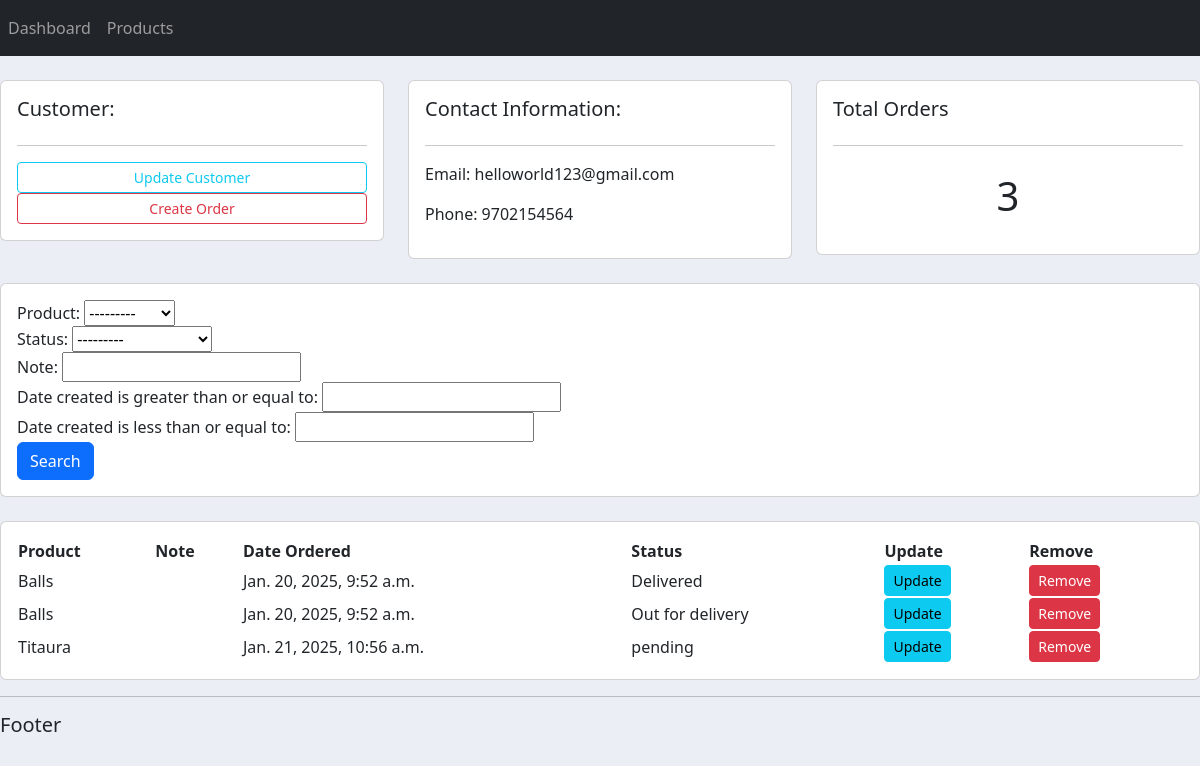
The page /customer/2 on the database its author committed.
### accounts/models.py (models this page shows, shortened)
class Customer(models.Model):
    name = models.CharField(max_length=200,null=True)
    phone = models.CharField(max_length=200,null=True)
    email = models.CharField(max_length=200,null=True)
    date_created = models.DateTimeField(auto_now_add=True,null=True)

class Order(models.Model):
    STATUS = (
        ('pending','pending'),
        ('Out for delivery','Out for delivery'),
        ('Delivered','Delivered')
    )
    customer = models.ForeignKey(Customer,null=True,on_delete=models.SET_NULL)
    product = models.ForeignKey(Product,null=True,on_delete=models.SET_NULL)
    date_created = models.DateTimeField(auto_now_add=True)
    status = models.CharField(max_length=200,null=True,choices=STATUS)
    note = models.CharField(max_length=200,null=True,default=None)

class Product(models.Model):
    CATEGORY = (
        ('Indoor','Indoor'),
        ('Out Door','Out Door')
    )
    name = models.CharField(max_length=200,null=True)
    price = models.FloatField(null=True)
    category = models.CharField(max_length=200,null=True,choices=CATEGORY)
    description = models.CharField(max_length=200,null=True)
    date_created = models.DateTimeField(auto_now_add=True,null=True)
    tags = models.ManyToManyField(Tag)
    def __str__(self):
        return self.name

### accounts/views.py (the view)
# urls.py: path('customer/<str:pk_test>',views.customer,name='customer'),
def customer(request,pk_test):
    customer = Customer.objects.get(id=pk_test)
    orders = customer.order_set.all()
    myfilter = OrderFilter(request.GET,queryset=orders)
    orders = myfilter.qs
    order_count = orders.count()
    context = {'customer':customer,'orders':orders,'order_count':order_count,'myfilter':myfilter}
    return render(request,'accounts/customer.html',context)

### accounts/templates/accounts/customer.html
{% extends 'accounts/main.html' %}
{% block content %}
<br>
<div class="row">
    <div class="col-md">
        <div class="card card-body">
            <h5>Customer:</h5>
            <hr>
            <a class="btn btn-outline-info btn-sm btn-block" href="">Update Customer</a>
            <a class="btn btn-outline-danger btn-sm btn-block" href="{% url 'create_order' customer.id %}">Create Order</a>
        </div>
    </div>
    <div class="col-md">
        <div class="card card-body">
            <h5>Contact Information:</h5>
            <hr>
            <p>Email: {{customer.email}}</p>
            <p>Phone: {{customer.phone}}</p>
        </div>
    </div>
    <div class="col-md">
        <div class="card card-body">
            <h5>Total Orders</h5>
            <hr>
            <h1 style="text-align:center;padding:10px">{{order_count}}</h1>
        </div>
    </div>
</div>
<br>
<div class="row">
    <div class="col">
        <div class="card card-body">
            <form method = "get">
                    {{myfilter.form}}
                <button class="btn btn-primary" type="submit">
                Search</button>
            </form>
        </div>
    </div>
</div>
<br>
<div class="row">
    <div class="col-md">
        <div class = "card card-body">
            <table>
                <tr>
                    <th>Product</th>
                    <th>Note</th>
                    <th>Date Ordered</th>
                    <th>Status</th>
                    <th>Update</th>
                    <th>Remove</th>
                </tr>
                {% for order in orders %}
                    <tr>
                        <td>{{order.product}}</td>
                        <td>{{order.product.note}}</td>
                        <td>{{order.date_created}}</td>
                        <td>{{order.status}}</td>
                        <td><a class="btn btn-sm btn-info" href="{% url 'update_order' order.id%}">Update</a></td>
                        <td><a class="btn btn-sm btn-danger" href="{% url 'delete_order' order.id%}">Remove</a></td>
                    </tr>
                {% endfor %}
        </table>
        </div>
    </div>
</div>
{% endblock content %}

### static/css/main.css (style rules this page uses)
body { background-color: #ebeff5; }

### rows shown on the page
Customer: email "helloworld123@gmail.com", phone "9702154564"
Order: product "Balls", date_created "Jan. 20, 2025, 9:52 a.m.", status "Delivered"
Order: product "Balls", date_created "Jan. 20, 2025, 9:52 a.m.", status "Out for delivery"
Order: product "Titaura", date_created "Jan. 21, 2025, 10:56 a.m.", status "pending"

### other values the page prints
{{ order_count }} "3"
